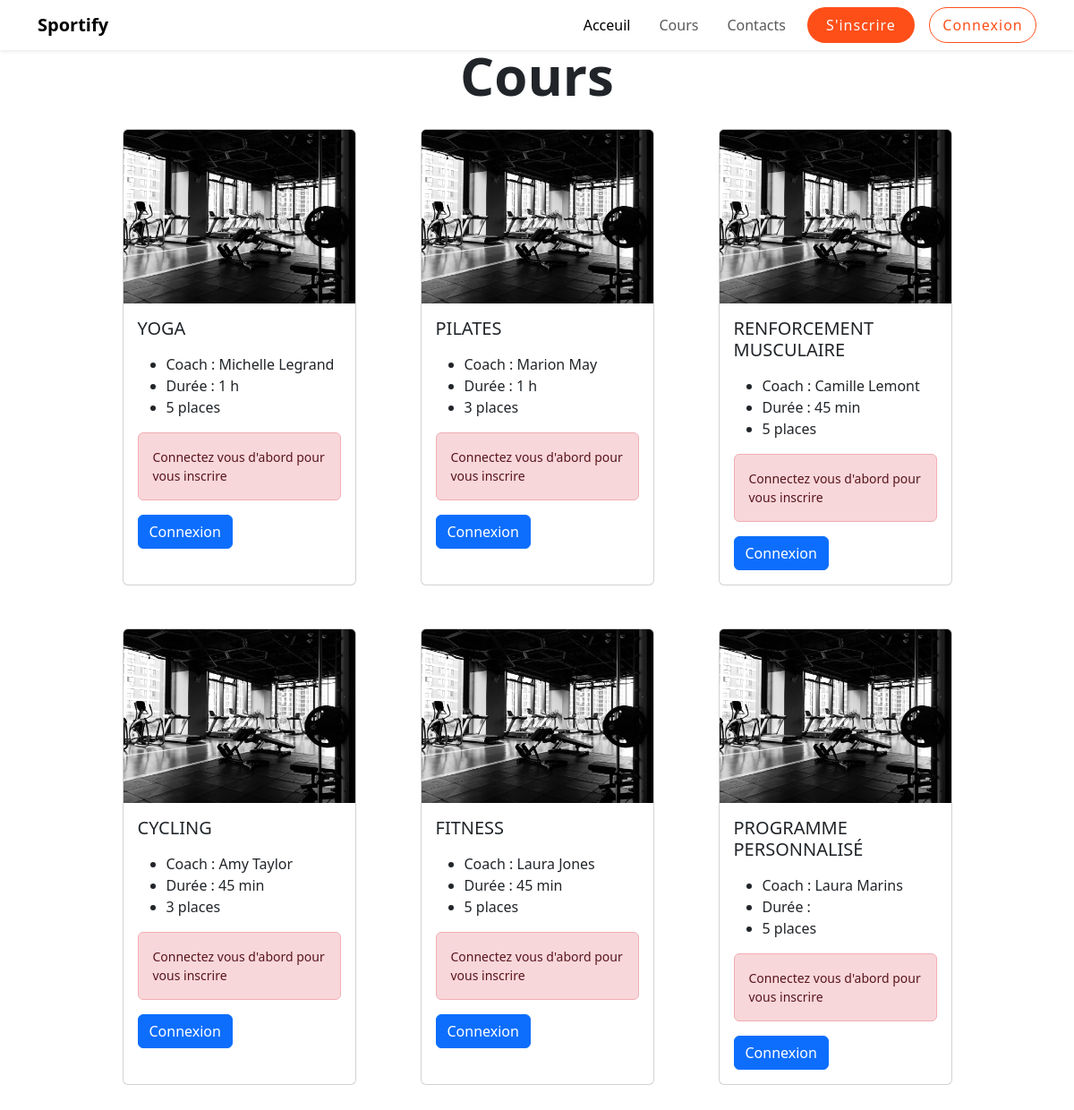
The page /index.php?action=courses on the database its author committed.
### tables this page shows
CREATE TABLE IF NOT EXISTS courses (
    id INT NOT NULL AUTO_INCREMENT PRIMARY KEY,
    title VARCHAR(50),
    coach VARCHAR(50), 
    duration TIME,
    has_levels BOOLEAN,
    nb_places_remaining INT
);

### src/controllers/courses.php (called while the page is built, shortened)
<?php
require_once("src/models/courses.php");
class Courses {
    public function display(bool $isConnected): void {
        $courses = (new CoursesRepository())->getCourses();
        require_once("templates/courses.php");
    }
}

### src/lib/database.php (called while the page is built, shortened)
<?php
class Database {
    private ?\PDO $connection;
    function __construct() {
        $host = "localhost";
        $login = "root";
        $dbName = "sportify";
        $dbPassword = '';
        $this->connection = new \PDO(
            "mysql:host={$host};dbname={$dbName};charset=utf8",
            $login,
            $dbPassword,
            [\PDO::ATTR_ERRMODE => \PDO::ERRMODE_EXCEPTION]
        );
    }
    public function getConnection() {
        return $this->connection;
    }
}

### src/models/courses.php (called while the page is built, shortened)
<?php
require_once("src/lib/database.php");
class CoursesRepository {
    private ?\PDO $dbConnection;
    function __construct() {
        $this->dbConnection = (new Database())->getConnection();
    }
    public function getCourses(): array {
        $statementGetCourses = $this->dbConnection->prepare(
            "SELECT id, title, coach, DATE_FORMAT(duration, '%k h %i min') as duration_format, nb_places_remaining, has_levels
            FROM courses"
        );
        $statementGetCourses->execute();
        $courses = [];
        while ($row = $statementGetCourses->fetch()) {
            $courses[] = [
                "id" => $row["id"],
                "title" => $row["title"],
                "coach" => $row["coach"],
                "duration" => ($row["duration_format"] !== NULL) ? formatDuration($row["duration_format"]) : '',
                "nbPlacesRemaining" => $row["nb_places_remaining"],
                "hasLevels" => $row["has_levels"],
            ];
        };
        return $courses;
    }
}
function formatDuration(string $time): string {
    if ($time[0] === "0") {
        return "{$time[4]}{$time[5]} min";
    }
    return "{$time[0]} h";
}

### templates/courses.php (the view, shortened to what this page needs)
    <main id="courses" class="mt-5">
        <h1 class="mb-4 text-center">Cours</h1>
        <div class="container mb-5">
            <div class="mb-5 row justify-content-center align-items-center align-items-md-stretch gap-5">
                <?php foreach ($courses as $course): ?>
                    <div class="col-12 col-lg-3 d-flex justify-content-center">
                        <div class="col-9 col-lg-12 card course-card">
                            <img src="assets/images/homepage-features1.jpg" class="card-img-top" alt="">
                            <div class="card-body">
                                <h5 class="card-title text-uppercase"><?= $course["title"] ?></h5>
                                <div class="card-text my-3">
                                    <ul>
                                        <li>Coach : <?= $course["coach"] ?></li>
                                        <li>Durée : <?= $course["duration"] ?></li>
                                        <li><?= $course["nbPlacesRemaining"] ?> places</li>
                                    </ul>
                                </div>
                                <?php if ($isConnected): ?>
                                    <a
                                    href="index.php?action=course-registration&course=<?= str_replace(' ', '-', $course["title"]) ?>"
                                    class="btn btn-primary"
                                    role="button"
                                    >
                                        Réserver
                                    </a>
                                <?php else: ?>
                                    <div class="mb-3 small alert alert-danger">
                                        Connectez vous d'abord pour vous inscrire
                                    </div>
                                    <a href="index.php?action=signin" class="btn btn-primary" role="button">
                                        Connexion
                                    </a>
                                <?php endif; ?>
                            </div>
                        </div>
                    </div>
                <?php endforeach; ?>
            </div>
        </div>
    </main>
<?php $content = ob_get_clean(); ?>
<?php require_once("templates/layout/layout.php"); ?>

### index.php (shortened to what this page needs)
<?php
require_once("src/controllers/auth/signin.php");
require_once("src/controllers/courses.php");
try {
    $isClientConnected = isset($_SESSION["client"]);
    if (isset($_GET["action"]) && $_GET["action"] !== "") {
        $action = htmlspecialchars($_GET["action"]);
        switch ($action) {
            case "courses":
                (new Courses())->display($isClientConnected);
                break;
        }
    } else {
        (new Homepage())->display($isClientConnected);
    }
} catch (Exception $error) {
    die(    $error->getMessage());
}

### templates/layout/layout.php (shortened to what this page needs)
<!DOCTYPE html>
<html lang="fr">
<head>
    <link rel="stylesheet" href="assets/styles/bootstrap.css">
    <link rel="stylesheet" href="assets/styles/styles.css">
</head>
<body>
    <?php require_once("templates/layout/header.php"); ?>
    <?= $content ?>
</body>
</html>

### templates/layout/header.php (shortened to what this page needs)
<?php $isClientConnected = isset($_SESSION["client"]); ?>
<header id="header">
    <nav id="nav" class="navbar navbar-expand-lg fixed-top bg-body shadow-sm">
        <div class="container">
            <a class="navbar-brand fw-bold" href="index.php">Sportify</a>
            <div class="collapse navbar-collapse" id="navbarSupportedContent">
                <ul class="navbar-nav ms-auto gap-3">
                    <li class="nav-item">
                        <a class="nav-link active" aria-current="page" href="index.php">Acceuil</a>
                    </li>
                    <li class="nav-item">
                        <a class="nav-link" href="index.php?action=courses">Cours</a>
                    </li>
                    <li class="nav-item">
                        <a class="nav-link" href="index.php?action=contact">Contacts</a>
                    </li>
                    <?php if ($isClientConnected): ?>
                        <a
                        role="button"
                        href="index.php?action=quotation"
                        class="btn nav-btn btn-primary rounded-pill d-flex justify-content-center align-items-center"
                        >
                            Devis
                        </a>
                        <a
                        role="button"
                        href="src/models/logout.php"
                        class="btn nav-btn cta-btn rounded-pill link-light d-flex justify-content-center align-items-center"
                        >
                            Déconnexion
                        </a>
                    <?php else: ?>
                        <a
                        role="button"
                        href="index.php?action=signup"
                        class="btn nav-btn cta-btn rounded-pill link-light d-flex justify-content-center align-items-center"
                        >
                            S'inscrire
                        </a>
                        <a
                        role="button"
                        id="navBtnSignin"
                        href="index.php?action=signin"
                        class="btn nav-btn cta-btn rounded-pill d-flex justify-content-center align-items-center"
                        >
                            Connexion
                        </a>
                    <?php endif; ?>
                </ul>
            </div>
        </div>
    </nav>
</header>

### assets/styles/styles.css (style rules this page uses)
:root { --cta-color1: #ff4f19; --cta-color2: #fff; --cta-color3: #cc3000; }
main { margin-top: 55px; }
h1 { font-size: 60px; margin: 0; font-weight: 900; }
.cta-btn { margin: 1rem; cursor: pointer; letter-spacing: 1px; border: none; background-color: var(--cta-color1); width: 120px; height: 40px; }
#header .navbar-brand { transition: transform 0.3s ease; }
#header .nav-btn { margin: 0; }
#header #navBtnSignin { color: var(--cta-color1); background-color: var(--cta-color2); border: 1px solid var(--cta-color1); }

### rows shown on the page
courses: title "YOGA", coach "Michelle Legrand", duration "1 h", nb_places_remaining "5"
courses: title "PILATES", coach "Marion May", duration "1 h", nb_places_remaining "3"
courses: title "RENFORCEMENT MUSCULAIRE", coach "Camille Lemont", duration "45 min", nb_places_remaining "5"
courses: title "CYCLING", coach "Amy Taylor", duration "45 min", nb_places_remaining "3"
courses: title "FITNESS", coach "Laura Jones", duration "45 min", nb_places_remaining "5"
courses: title "PROGRAMME PERSONNALISÉ", coach "Laura Marins", nb_places_remaining "5"
